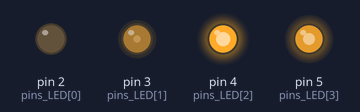
Bench run of a sketch on a simulated Arduino Uno, built with avr-gcc and run on an emulated ATmega328P. Shown: output pins drawn as LEDs (lit = HIGH).

Above: at 0.05 s.
At 0.75 s:
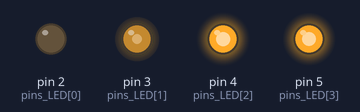
At 0.9 s:
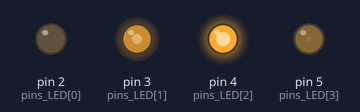
At 1.5 s:
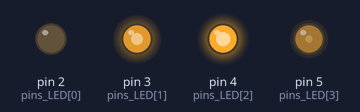
At 2.25 s:
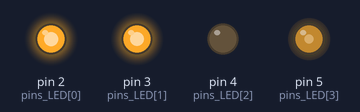
At 3.05 s:
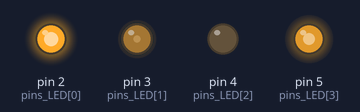
Timing chart, 0 to 7.1 s (numbered marks = the images above):
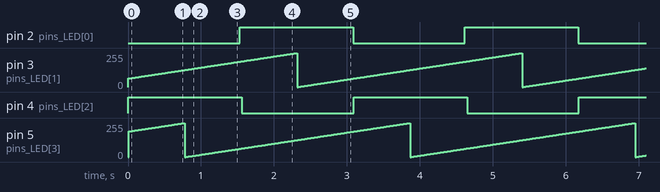

The sketch:

HW5_201824447.ino
```cpp
int pins_LED[] = {2, 3, 4, 5};

void setup() {
  Serial.begin(9600);
  for (int i = 0; i < 4; i++) {
    pinMode(pins_LED[i], OUTPUT);
  }
}

void loop() {
  int PWM_value[4] = {0,63,127,191};
  while(true){
  for (int i = 0; i < 4; i++) {
    if (PWM_value[i] >= 256) {
      PWM_value[i] = 0;
    }
    PWM_value[i]++;
    analogWrite(pins_LED[i], PWM_value[i]);
    delay(3);
  }
  }
}
```

Measured:
- by itself, pin 2 (pins_LED[0]), pin 4 (pins_LED[2]): alternates HIGH for 1.6 s and LOW for 1.5 s
- by itself, pin 3 (pins_LED[1]), pin 5 (pins_LED[3]): ramps from 0/255 to 255/255 and jumps back, once every 3.1 s
